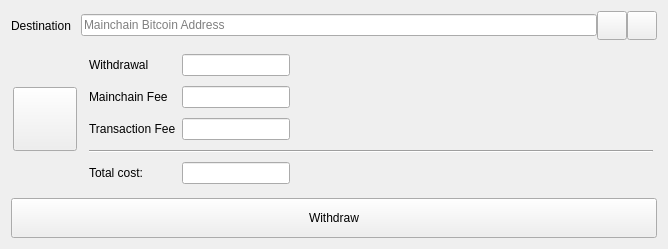
             <widget class="QWidget" name="Withdraw">
              <attribute name="icon">
               <iconset resource="../bitcoin.qrc">
                <normaloff>:/icons/left</normaloff>:/icons/left</iconset>
              </attribute>
              <attribute name="title">
               <string>Withdraw from Sidechain</string>
              </attribute>
              <attribute name="toolTip">
               <string>Withdraw from the Sidechain to the parent chain (DriveNetTESTDRIVE)</string>
              </attribute>
              <layout class="QVBoxLayout" name="verticalLayout">
               <item>
                <layout class="QHBoxLayout" name="payToLayout">
                 <property name="spacing">
                  <number>0</number>
                 </property>
                 <property name="sizeConstraint">
                  <enum>QLayout::SetDefaultConstraint</enum>
                 </property>
                 <item>
                  <widget class="QLabel" name="label">
                   <property name="text">
                    <string>Destination</string>
                   </property>
                  </widget>
                 </item>
                 <item>
                  <spacer name="horizontalSpacer_7">
                   <property name="orientation">
                    <enum>Qt::Horizontal</enum>
                   </property>
                   <property name="sizeType">
                    <enum>QSizePolicy::Fixed</enum>
                   </property>
                   <property name="sizeHint" stdset="0">
                    <size>
                     <width>10</width>
                     <height>20</height>
                    </size>
                   </property>
                  </spacer>
                 </item>
                 <item>
                  <widget class="QValidatedLineEdit" name="payTo">
                   <property name="toolTip">
                    <string>The Bitcoin address to send the payment to</string>
                   </property>
                   <property name="text">
                    <string/>
                   </property>
                   <property name="placeholderText">
                    <string>Mainchain Bitcoin Address</string>
                   </property>
                  </widget>
                 </item>
                 <item>
                  <widget class="QToolButton" name="pasteButton">
                   <property name="toolTip">
                    <string>Paste address from clipboard</string>
                   </property>
                   <property name="text">
                    <string/>
                   </property>
                   <property name="icon">
                    <iconset resource="../bitcoin.qrc">
                     <normaloff>:/icons/editpaste</normaloff>:/icons/editpaste</iconset>
                   </property>
                   <property name="iconSize">
                    <size>
                     <width>22</width>
                     <height>22</height>
                    </size>
                   </property>
                   <property name="shortcut">
                    <string>Alt+P</string>
                   </property>
                  </widget>
                 </item>
                 <item>
                  <widget class="QToolButton" name="deleteButton">
                   <property name="toolTip">
                    <string>Remove this entry</string>
                   </property>
                   <property name="text">
                    <string/>
                   </property>
                   <property name="icon">
                    <iconset resource="../bitcoin.qrc">
                     <normaloff>:/icons/remove</normaloff>:/icons/remove</iconset>
                   </property>
                   <property name="iconSize">
                    <size>
                     <width>22</width>
                     <height>22</height>
                    </size>
                   </property>
                  </widget>
                 </item>
                </layout>
               </item>
               <item>
                <layout class="QHBoxLayout" name="horizontalLayout_5" stretch="0,0">
                 <property name="leftMargin">
                  <number>2</number>
                 </property>
                 <property name="topMargin">
                  <number>2</number>
                 </property>
                 <property name="rightMargin">
                  <number>2</number>
                 </property>
                 <property name="bottomMargin">
                  <number>2</number>
                 </property>
                 <item>
                  <widget class="QPushButton" name="pushButtonWTHelp">
                   <property name="sizePolicy">
                    <sizepolicy hsizetype="Maximum" vsizetype="Fixed">
                     <horstretch>0</horstretch>
                     <verstretch>0</verstretch>
                    </sizepolicy>
                   </property>
                   <property name="minimumSize">
                    <size>
                     <width>64</width>
                     <height>64</height>
                    </size>
                   </property>
                   <property name="text">
                    <string/>
                   </property>
                   <property name="icon">
                    <iconset resource="../bitcoin.qrc">
                     <normaloff>:/icons/transaction_0</normaloff>:/icons/transaction_0</iconset>
                   </property>
                   <property name="iconSize">
                    <size>
                     <width>24</width>
                     <height>24</height>
                    </size>
                   </property>
                  </widget>
                 </item>
                 <item>
                  <layout class="QGridLayout" name="gridLayout_2" rowminimumheight="30,30,30,0,30">
                   <property name="leftMargin">
                    <number>6</number>
                   </property>
                   <property name="topMargin">
                    <number>2</number>
                   </property>
                   <property name="rightMargin">
                    <number>2</number>
                   </property>
                   <property name="bottomMargin">
                    <number>2</number>
                   </property>
                   <property name="verticalSpacing">
                    <number>2</number>
                   </property>
                   <item row="0" column="2" rowspan="3">
                    <spacer name="horizontalSpacer">
                     <property name="orientation">
                      <enum>Qt::Horizontal</enum>
                     </property>
                     <property name="sizeType">
                      <enum>QSizePolicy::Expanding</enum>
                     </property>
                     <property name="sizeHint" stdset="0">
                      <size>
                       <width>357</width>
                       <height>20</height>
                      </size>
                     </property>
                    </spacer>
                   </item>
                   <item row="1" column="0">
                    <widget class="QLabel" name="label_15">
                     <property name="text">
                      <string>Mainchain Fee</string>
                     </property>
                    </widget>
                   </item>
                   <item row="0" column="1">
                    <widget class="AmountField" name="payAmount"/>
                   </item>
                   <item row="2" column="0">
                    <widget class="QLabel" name="label_18">
                     <property name="text">
                      <string>Transaction Fee</string>
                     </property>
                    </widget>
                   </item>
                   <item row="3" column="0" colspan="3">
                    <widget class="Line" name="line_3">
                     <property name="sizePolicy">
                      <sizepolicy hsizetype="Minimum" vsizetype="Fixed">
                       <horstretch>0</horstretch>
                       <verstretch>0</verstretch>
                      </sizepolicy>
                     </property>
                     <property name="minimumSize">
                      <size>
                       <width>4</width>
                       <height>10</height>
                      </size>
                     </property>
                     <property name="orientation">
                      <enum>Qt::Horizontal</enum>
                     </property>
                    </widget>
                   </item>
                   <item row="2" column="1">
                    <widget class="AmountField" name="feeAmount"/>
                   </item>
                   <item row="0" column="0">
                    <widget class="QLabel" name="label_12">
                     <property name="text">
                      <string>Withdrawal</string>
                     </property>
                    </widget>
                   </item>
                   <item row="1" column="1">
                    <widget class="AmountField" name="mainchainFeeAmount"/>
                   </item>
                   <item row="4" column="0">
                    <widget class="QLabel" name="label_32">
                     <property name="text">
                      <string>Total cost:</string>
                     </property>
                    </widget>
                   </item>
                   <item row="4" column="1">
                    <widget class="AmountField" name="lineEditTotalWT"/>
                   </item>
                  </layout>
                 </item>
                </layout>
               </item>
               <item>
                <widget class="QPushButton" name="pushButtonWT">
                 <property name="sizePolicy">
                  <sizepolicy hsizetype="Minimum" vsizetype="Maximum">
                   <horstretch>0</horstretch>
                   <verstretch>0</verstretch>
                  </sizepolicy>
                 </property>
                 <property name="minimumSize">
                  <size>
                   <width>0</width>
                   <height>40</height>
                  </size>
                 </property>
                 <property name="text">
                  <string>Withdraw</string>
                 </property>
                </widget>
               </item>
              </layout>
             </widget>
